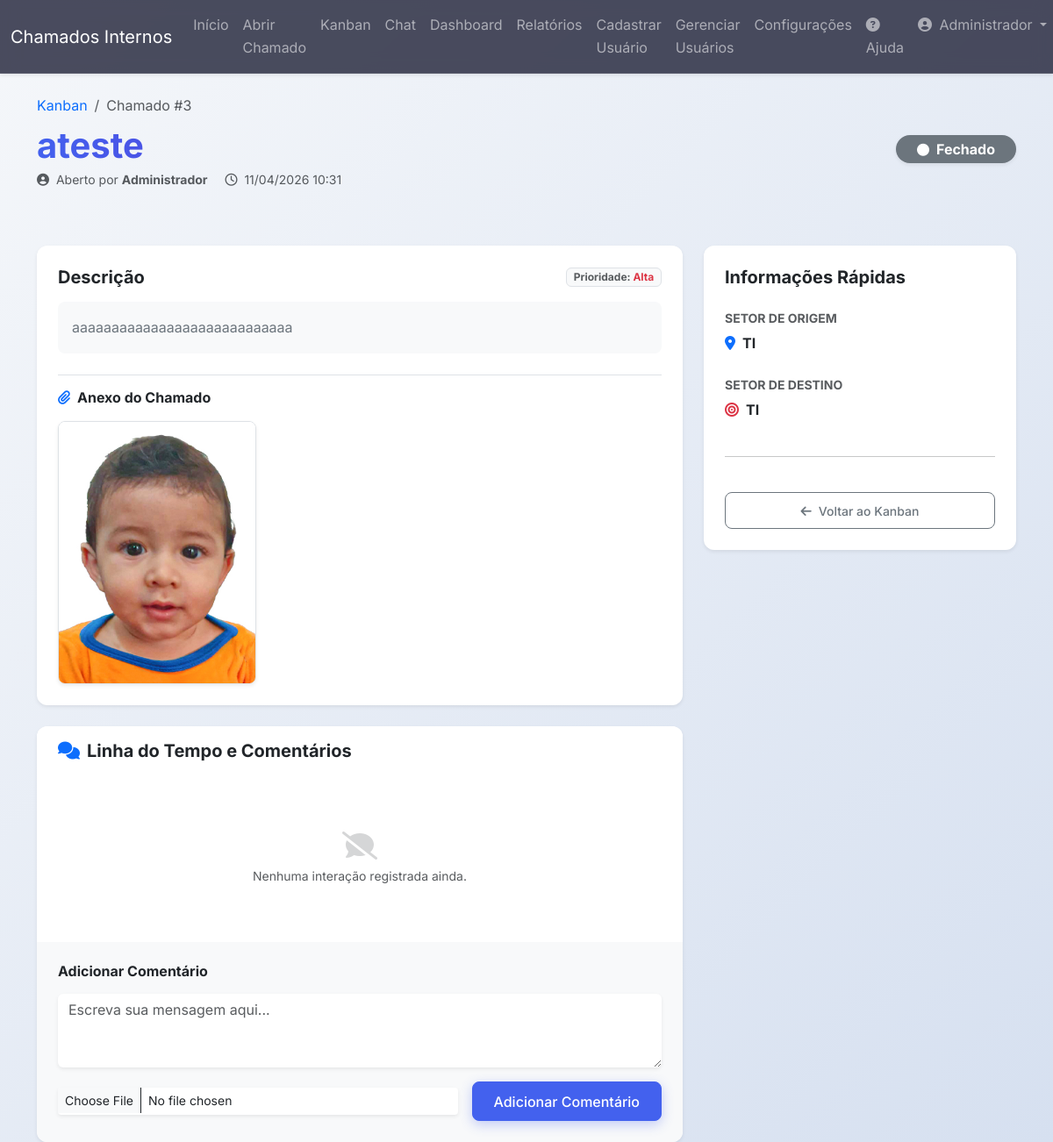
The page /ticket/3 (signed in) on the database its author committed.
### app/models.py (models this page shows, shortened)
class User(db.Model, UserMixin):
    id = db.Column(db.Integer, primary_key=True)
    name = db.Column(db.String(100), nullable=False)
    email = db.Column(db.String(120), unique=True, nullable=False)
    sector = db.Column(db.String(50), nullable=False)
    password = db.Column(db.String(128), nullable=False)
    access_level = db.Column(db.String(20), nullable=False, default='colaborador')
    is_active = db.Column(db.Boolean, nullable=False, default=True)
    created_at = db.Column(db.DateTime, default=datetime.utcnow)
    tickets_created = db.relationship('Ticket', backref='author', lazy=True, foreign_keys='Ticket.user_id')
    tickets_assigned = db.relationship('Ticket', backref='assignee_user', lazy=True, foreign_keys='Ticket.assigned_to')
    comments = db.relationship('Comment', backref='comment_author', lazy=True)

class Ticket(db.Model):
    id = db.Column(db.Integer, primary_key=True)
    title = db.Column(db.String(150), nullable=False)
    description = db.Column(db.Text, nullable=False)
    user_id = db.Column(db.Integer, db.ForeignKey('user.id'), nullable=False)
    origin_sector = db.Column(db.String(50), nullable=False)
    target_sector = db.Column(db.String(50), nullable=False)
    priority = db.Column(db.String(20), nullable=False, default='baixa')
    status = db.Column(db.String(20), nullable=False, default='Aberto')
    created_at = db.Column(db.DateTime, default=datetime.utcnow)
    updated_at = db.Column(db.DateTime, default=datetime.utcnow, onupdate=datetime.utcnow)
    closed_at = db.Column(db.DateTime, nullable=True, default=None)
    attachment_filename = db.Column(db.String(100), nullable=True)
    assigned_to = db.Column(db.Integer, db.ForeignKey('user.id'), nullable=True)
    comments = db.relationship('Comment', backref='ticket', lazy=True, cascade="all, delete-orphan")
    history = db.relationship('TicketHistory', backref='ticket', lazy=True, cascade="all, delete-orphan")

### app/routes.py (the view, shortened to what this page needs)
@main.route('/ticket/<int:ticket_id>', methods=['GET', 'POST'])
@login_required
def view_ticket(ticket_id):
    ticket = Ticket.query.get_or_404(ticket_id)
    if not (current_user.id == ticket.user_id or (is_tecnico() and (ticket.target_sector == current_user.sector or ticket.origin_sector == current_user.sector)) or is_admin()):
        abort(403)
    comment_form = CommentForm()
    update_form = TicketUpdateForm()
    if is_tecnico():
        tecnicos = User.query.filter(or_(User.access_level == 'tecnico', User.access_level == 'administrador')).all()
        update_form.assigned_to.choices = [(0, 'Não Atribuído')] + [(t.id, f"{t.name} ({t.sector})") for t in tecnicos]
    if request.method == 'GET' and is_tecnico():
        update_form.status.data = ticket.status
        update_form.priority.data = ticket.priority
        update_form.assigned_to.data = ticket.assigned_to or 0
    return render_template('view_ticket.html', title=ticket.title, ticket=ticket, comment_form=comment_form, update_form=update_form, is_tecnico=is_tecnico(), is_admin=is_admin())

### app/templates/view_ticket.html (shortened to what this page needs)
{% extends "base.html" %}
{% block content %}
    <div class="row align-items-center mb-5 animate-slide-in">
        <div class="col-md-9">
            <nav aria-label="breadcrumb">
                <ol class="breadcrumb mb-2">
                    <li class="breadcrumb-item"><a href="{{ url_for('main.tickets_kanban') }}" class="text-decoration-none">Kanban</a></li>
                    <li class="breadcrumb-item active">Chamado #{{ ticket.id }}</li>
                </ol>
            </nav>
            <h1 class="display-6 fw-bold text-gradient mb-1">{{ ticket.title }}</h1>
            <p class="text-muted small">
                <i class="fas fa-user-circle me-1"></i> Aberto por <strong>{{ ticket.author.name }}</strong>
                <i class="far fa-clock ms-3 me-1"></i> {{ ticket.created_at | localdatetime }}
            </p>
        </div>
        <div class="col-md-3 text-md-end">
             <span class="badge fs-6 px-4 py-2 rounded-pill shadow-sm
                {% if ticket.status == 'Aberto' %} bg-primary
                {% elif ticket.status == 'Em Atendimento' %} bg-warning text-dark
                {% elif ticket.status == 'Resolvido' %} bg-success
                {% else %} bg-secondary
                {% endif %}">
                <i class="fas fa-circle me-2 small"></i>{{ ticket.status }}
            </span>
        </div>
    </div>
    <div class="row">
        <div class="col-lg-8">
            <div class="card border-0 shadow-sm mb-4 animate-fade-in">
                <div class="card-body p-4">
                    <div class="d-flex justify-content-between align-items-center mb-3">
                        <h5 class="fw-bold mb-0">Descrição</h5>
                        <div class="badge bg-light text-muted border">
                            Prioridade:
                            <span class="{% if ticket.priority == 'alta' %}text-danger{% elif ticket.priority == 'media' %}text-warning{% else %}text-info{% endif %} fw-bold">
                                {{ ticket.priority | capitalize }}
                            </span>
                        </div>
                    </div>
                    <div class="p-3 bg-light rounded-3 text-secondary" style="white-space: pre-wrap; line-height: 1.7;">{{ ticket.description }}</div>
                    {% if ticket.attachment_filename %}
                        <div class="mt-4 pt-3 border-top">
                            <h6 class="fw-bold mb-3"><i class="fas fa-paperclip me-2 text-primary"></i>Anexo do Chamado</h6>
                            <a href="{{ url_for('static', filename='uploads/' + ticket.attachment_filename) }}" target="_blank" class="d-inline-block transition-hover">
                                <img src="{{ url_for('static', filename='uploads/' + ticket.attachment_filename) }}"
                                     class="img-fluid rounded-3 shadow-sm border"
                                     style="max-height: 300px; transition: transform 0.3s;"
                                     alt="Anexo">
                            </a>
                        </div>
                    {% endif %}
                </div>
            </div>
            <div class="card border-0 shadow-sm animate-fade-in" style="animation-delay: 0.1s;">
                <div class="card-header bg-white py-3 border-0">
                    <h5 class="fw-bold mb-0"><i class="fas fa-comments me-2 text-primary"></i>Linha do Tempo e Comentários</h5>
                </div>
                <div class="card-body p-4 py-0">
                    <div class="timeline mt-3">
                        {% for comment in ticket.comments|sort(attribute='created_at', reverse=True) %}
                            <div class="d-flex mb-4 pb-4 {% if not loop.last %}border-bottom border-light{% endif %}">
                                <div class="avatar-md bg-soft-primary text-primary rounded-circle d-flex align-items-center justify-content-center me-3" style="width: 45px; height: 45px; min-width: 45px;">
                                    <i class="fas fa-user"></i>
                                </div>
                                <div class="flex-grow-1">
                                    <div class="d-flex justify-content-between align-items-center mb-1">
                                        <h6 class="mb-0 fw-bold">{{ comment.comment_author.name }}</h6>
                                        <small class="text-muted">{{ comment.created_at | localdatetime }}</small>
                                    </div>
                                    <p class="text-secondary mb-2" style="white-space: pre-wrap;">{{ comment.content }}</p>
                                    {% if comment.attachment_filename %}
                                        <a href="{{ url_for('static', filename='uploads/' + comment.attachment_filename) }}" target="_blank" class="badge bg-light text-primary text-decoration-none border p-2">
                                            <i class="fas fa-file-download me-1"></i> Ver Anexo
                                        </a>
                                    {% endif %}
                                </div>
                            </div>
                        {% else %}
                            <div class="text-center py-5">
                                <i class="fas fa-comment-slash fs-2 text-muted opacity-25 mb-2"></i>
                                <p class="text-muted small">Nenhuma interação registrada ainda.</p>
                            </div>
                        {% endfor %}
                    </div>
                </div>
                <div class="card-footer bg-light border-0 p-4">
                    <h6 class="fw-bold mb-3">Adicionar Comentário</h6>
                    <form method="POST" action="" enctype="multipart/form-data">
                        <div class="mb-3">
                            {{ comment_form.content(class="form-control border-0 shadow-sm", rows=3, placeholder="Escreva sua mensagem aqui...") }}
                        </div>
                        <div class="d-flex justify-content-between align-items-center">
                            <div class="flex-grow-1 me-3">
                                {{ comment_form.attachment(class="form-control form-control-sm border-0 shadow-sm") }}
                            </div>
                            {{ comment_form.submit_comment(class="btn btn-primary px-4") }}
                        </div>
                    </form>
                </div>
            </div>
        </div>
        <div class="col-lg-4">
            <div class="card border-0 shadow-sm glass-container p-4 sticky-top" style="top: 100px; z-index: 10;">
                <h5 class="fw-bold mb-4">Informações Rápidas</h5>
                <div class="mb-4">
                    <label class="small text-muted text-uppercase fw-bold d-block mb-1">Setor de Origem</label>
                    <div class="d-flex align-items-center">
                        <i class="fas fa-map-marker-alt text-primary me-2"></i>
                        <span class="fw-bold">{{ ticket.origin_sector }}</span>
                    </div>
                </div>
                <div class="mb-4">
                    <label class="small text-muted text-uppercase fw-bold d-block mb-1">Setor de Destino</label>
                    <div class="d-flex align-items-center">
                        <i class="fas fa-bullseye text-danger me-2"></i>
                        <span class="fw-bold">{{ ticket.target_sector }}</span>
                    </div>
                </div>
                <hr>
                <div class="d-grid gap-2 mt-4">
                    <a href="{{ url_for('main.tickets_kanban') }}" class="btn btn-outline-secondary btn-sm">
                        <i class="fas fa-arrow-left me-2"></i>Voltar ao Kanban
                    </a>
                </div>
            </div>
        </div>
    </div>
{% endblock content %}

### app/templates/components/navbar.html (shortened to what this page needs)
<nav class="navbar navbar-expand-xl navbar-dark shadow-sm sticky-top glass-navbar">
    <div class="container-fluid">
        <a class="navbar-brand" href="{{ url_for('main.home') }}">Chamados Internos</a>
        <div class="collapse navbar-collapse" id="navbarNav">
            <ul class="navbar-nav me-auto mb-2 mb-lg-0">
                {% if current_user.is_authenticated %}
                    <li class="nav-item">
                        <a class="nav-link" href="{{ url_for('main.home') }}">Início</a>
                    </li>
                    <li class="nav-item">
                        <a class="nav-link" href="{{ url_for('main.create_ticket') }}">Abrir Chamado</a>
                    </li>
                    <li class="nav-item">
                        <a class="nav-link" href="{{ url_for('main.tickets_kanban') }}">Kanban</a>
                    </li>
                    <li class="nav-item">
                        <a id="nav-chat-link" class="nav-link position-relative" href="{{ url_for('main.chat_users') }}">
                            Chat
                        </a>
                    </li>
                    {% if current_user.access_level in ['tecnico', 'administrador'] %}
                        <li class="nav-item">
                            <a class="nav-link" href="{{ url_for('main.dashboard') }}">Dashboard</a>
                        </li>
                        <li class="nav-item">
                            <a class="nav-link" href="{{ url_for('main.reports') }}">Relatórios</a>
                        </li>
                    {% endif %}
                    {% if current_user.access_level == 'administrador' %}
                        <li class="nav-item">
                            <a class="nav-link" href="{{ url_for('main.register') }}">Cadastrar Usuário</a>
                        </li>
                        <li class="nav-item">
                            <a class="nav-link" href="{{ url_for('main.user_management') }}">Gerenciar Usuários</a>
                        </li>
                        <li class="nav-item">
                            <a class="nav-link" href="{{ url_for('main.settings') }}">Configurações</a>
                        </li>
                    {% endif %}
                {% endif %}
            </ul>
            <ul class="navbar-nav ms-auto mb-2 mb-lg-0">
                {% if current_user.is_authenticated %}
                    <li class="nav-item">
                        <a class="nav-link" href="{{ url_for('main.help') }}"><i class="fas fa-question-circle me-1"></i>Ajuda</a>
                    </li>
                    <li class="nav-item dropdown">
                        <a class="nav-link dropdown-toggle" href="#" id="navbarDropdown" role="button" data-bs-toggle="dropdown" aria-expanded="false">
                            <i class="fas fa-user-circle me-1"></i> {{ current_user.name }}
                        </a>
                    </li>
                {% else %}
                    <li class="nav-item">
                        <a class="nav-link" href="{{ url_for('main.login') }}">Login</a>
                    </li>
                {% endif %}
            </ul>
        </div>
    </div>
</nav>

### rows shown on the page
User: name "Administrador", author.name "Administrador"
Ticket: id "3", title "ateste", created_at|localdatetime "11/04/2026 10:31", status "Fechado", priority "Alta", description "aaaaaaaaaaaaaaaaaaaaaaaaaaaa", attachment_filename (picture), origin_sector "TI", target_sector "TI"
